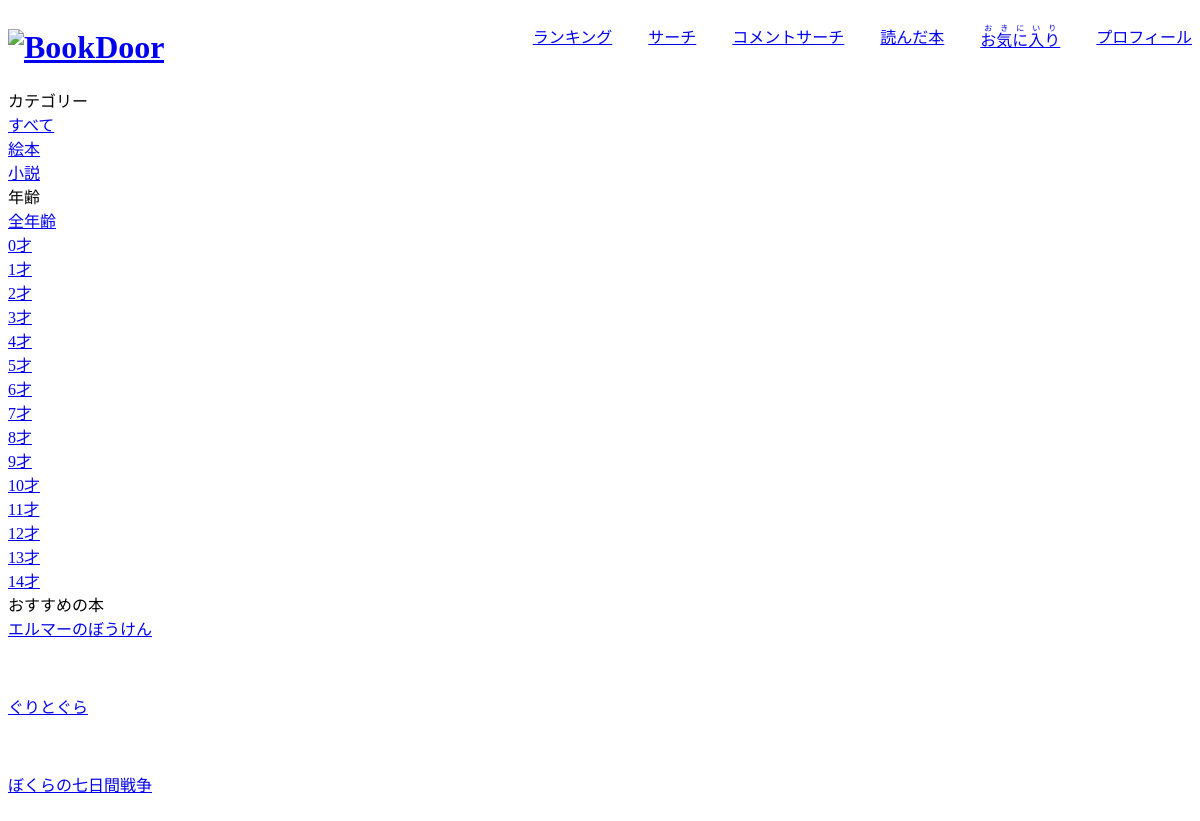
The app's page / (signed in) with its own data.
### bookdoor/models.py (models this page shows, shortened)
class Category(models.Model):
  category=models.CharField(max_length=20)

class Book(models.Model):
  title=models.CharField(max_length=100)
  author=models.CharField(max_length=100,blank=True, null=True)
  illustrator=models.CharField(max_length=100,blank=True, null=True)
  translator=models.CharField(max_length=100,blank=True, null=True)
  publisher=models.CharField(max_length=100,blank=True, null=True)
  category_id=models.IntegerField(blank=True, null=True)
  url=models.CharField(max_length=100,blank=True, null=True)
  code=models.CharField(max_length=10)
  evaluation=models.FloatField(default=0)
  date=models.DateField(blank=True, null=True)

### bookdoor/views.py (the view, shortened to what this page needs)
# urls.py: path(r'',BookDoorView.as_view(), name='index'),
class BookDoorView(TemplateView):
  def __init__(self,):
    self.params={
      'books':'',
      'attention':'',
      'category':Category.objects.all(),
      'age_range':range(15),
    }
  def get(self,request):
    def default_ranking():
      ranking=[]
      books=Book.objects.all()
      today=datetime.date.today()
      if request.user.is_authenticated:
        birthday=request.user.birthday
        age=(int(today.strftime("%Y%m%d")) - int(birthday.strftime("%Y%m%d"))) // 10000
      for book in books:
        average=0.0
        total=0
        count=0
        book_comments=BookComment.objects.filter(book=book)
        if request.user.is_authenticated:
          book_comments=BookComment.objects.filter(book=book,\
            age__gte=age-1,age__lte=age+1)
        for book_comment in book_comments:
          if (int(today.strftime("%Y%m%d")) - \
            int(book_comment.date.strftime("%Y%m%d"))) <=100:
            item=1.25
          else:
            item=1
          total+=book_comment.evaluation*item
          count+=1
        if count == 0:
          count=1
        average=total/count
        ranking.append((book.id-1,average))
      return sorted(ranking, key=lambda r: r[1], reverse=True)
    def first_scores(user,book_count):
      book_comments=BookComment.objects.filter(writer=user)
      item=np.zeros(book_count)
      for book_comment in book_comments:
        id=book_comment.book_id
        item[id-1]=book_comment.evaluation
      return item
    def create_scores(target_user,book_count):
      scores=[]
      scores.append(first_scores(target_user,book_count))
      users=CustomUser.objects.all()
      for user in users:
        if user == target_user:
          continue
        book_comments=BookComment.objects.filter(writer=user)
        if len(book_comments) == 0:
          continue
        item=np.zeros(book_count)
        for book_comment in book_comments:
          id=book_comment.book_id
          item[id-1]=book_comment.evaluation
        scores.append(item)
      return np.array(scores)
    def create_age_scores(target_user,book_count):
      scores=[]
      scores.append(first_scores(target_user,book_count))
      today=datetime.date.today()
      birthday=request.user.birthday
      age=(int(today.strftime("%Y%m%d")) - int(birthday.strftime("%Y%m%d"))) // 10000
      users=CustomUser.objects.all()
      for user in users:
        if user == target_user:
          continue
        book_comments=BookComment.objects.filter(writer=user,\
          age__gte=age-1,age__lte=age+1)
        if len(book_comments) == 0:
          continue
        item=np.zeros(book_count)
        for book_comment in book_comments:
          id=book_comment.book_id
          item[id-1]=book_comment.evaluation
        scores.append(item)
      return np.array(scores)
    def get_correlation_coefficents(scores, target_user_index):
      similarities = []
      target = scores[target_user_index]
      for i, score in enumerate(scores):
        indices = np.where((target * score ) != 0)[0]
        if len(indices) < 3 or i == target_user_index:
          continue
        similarity = np.corrcoef(target[indices], score[indices])[0, 1]
        if np.isnan(similarity):
          continue
        similarities.append((i, similarity))
      return sorted(similarities, key=lambda s: s[1], reverse=True)
    def predict(scores, similarities, target_user_index, target_item_index):
      target = scores[target_user_index]
      avg_target = np.mean(target[np.where(target > 0)])
      numerator = 0.0
      denominator = 0.0
      k = 0
      for similarity in similarities:
        if k > 5 or similarity[1] <= 0.0:
          break
        score = scores[similarity[0]]
        if score[target_item_index] >= 0:
          denominator += similarity[1]
          numerator += similarity[1] * (score[target_item_index] - np.mean(score[np.where(score >= 0)]))
          k += 1
      return avg_target + (numerator / denominator) if denominator > 0 else -1
    def rank_items(scores, similarities, target_user_index,book_count):
      rankings = []
      target = scores[target_user_index]
      for i in range(book_count):
        if target[i] >= 1:
          continue
        rankings.append((i, predict(scores, similarities, target_user_index, i)))
      return sorted(rankings, key=lambda r: r[1], reverse=True)
    def mean_adjustment(scores):
      scores_nan = np.copy(scores)
      scores_nan[scores_nan == 0] = np.nan
      adjusted_scores = np.ndarray(shape=scores_nan.shape)
      for i, score in enumerate(scores_nan):
          adjusted_scores[i] = score - np.nanmean(score)
      return np.nan_to_num(adjusted_scores)
    def item_get_cos_similarities(scores, target_item_index):
      similarities = []
      items = mean_adjustment(scores).transpose()
      target_item = items[target_item_index]
      for i, item in enumerate(items):
        if i == target_item_index:
          continue
        similarity = np.dot(target_item, item.T) / (np.linalg.norm(target_item) * np.linalg.norm(item))
        similarities.append((i, similarity))
      return sorted(similarities, key=lambda s: s[1], reverse=True)
    def item_predict(scores, similarities, target_user_index):
      numerator = 0.0
      denominator = 0.0
      k = 0
      target = scores[target_user_index]
      for similarity in similarities:
          if (k >= 5 or similarity[1] <= 0):
              break
          if (target[similarity[0]] == 0):
              continue
          numerator += similarity[1] * target[similarity[0]]
          denominator += similarity[1]
          k += 1
      return numerator / denominator if denominator != 0.0 else -1
    def item_rank_items(scores, similarities, target_user_index,book_count):
      ranking = []
      for i in range(book_count):
        if scores[target_user_index][i] > 0:
          continue
        similarities =  item_get_cos_similarities(scores, i)
        predict_score = item_predict(scores, similarities, target_user_index)
        ranking.append((i, predict_score))
      return sorted(ranking, key=lambda r: r[1], reverse=True)
    def youser_filter(ranking_origin,target_user):
      comments=BookComment.objects.filter(writer=target_user)
      number_list=[]
      ranking=[]
      for comment in comments:
        number_list.append(comment.book_id-1)
      for rank in ranking_origin:
        if rank[0] not in number_list:
          ranking.append(rank)
      return ranking
    if request.user.is_authenticated:
      target_user=self.request.user
      last_book = Book.objects.all().last()
      book_count = last_book.id
      scores=create_scores(target_user,book_count)
      age_scores=create_age_scores(target_user,book_count)
      target_user_index = 0
      similarities = get_correlation_coefficents(scores, target_user_index)
      if len(similarities) !=0 and similarities[0][1] > 0:
        rank = rank_items(age_scores, similarities, target_user_index,book_count)
    else:
      rank=default_ranking()
    books = []
    for id in rank:
      book=Book.objects.filter(id=id[0]+1)
      if len(book) != 0:
        books.append(book[0])
    if len(books) == 0:
      books=Book.objects.all().order_by('date').reverse()
    self.params['books']=books
    return render(request,'bookdoor/index.html', self.params)

### bookdoor/templates/bookdoor/index.html (shortened to what this page needs)
{% extends 'bookdoor/layout.html' %}
{% block content %}
<div>
  カテゴリー
  <div><a href="{% url 'bookdoor:index'%}">すべて</a></div>
  {% for item in category %}
  <div>
    <a href="{% url 'bookdoor:book_condition' item.id 0 %}">{{ item.category }}</a>
  </div>
  {% endfor %}
</div>
<div>
  年齢
  <div><a href="{% url 'bookdoor:index'%}">全年齢</a></div>
  {% for item in age_range %}
  <div>
    <a href="{% url 'bookdoor:book_condition' 0 item %}">{{ item }}才</a>
  </div>
  {% endfor %}
</div>
<div>
  <div>おすすめの本</div>
  {% if attention == 1 %}
  <duv>あなたはすべての本を読みました</duv>
  {% else %}
  {% for item in books %}
  <div><a href="{% url 'bookdoor:book_detail' item.code %}">{{ item.title }}</a></div>
  <br><br><br>
  {% endfor %}
  {% endif %}
</div>
{% endblock %}

### records on screen
Category: category "絵本"
Category: category "小説"
Book: title "エルマーのぼうけん"
Book: title "ぐりとぐら"
Book: title "ぼくらの七日間戦争"

### other values on screen
{{ item }} "0" "1" "2" "3" "4" "5" "6" "7" "8" "9" "10" "11" "12" "13" "14"
